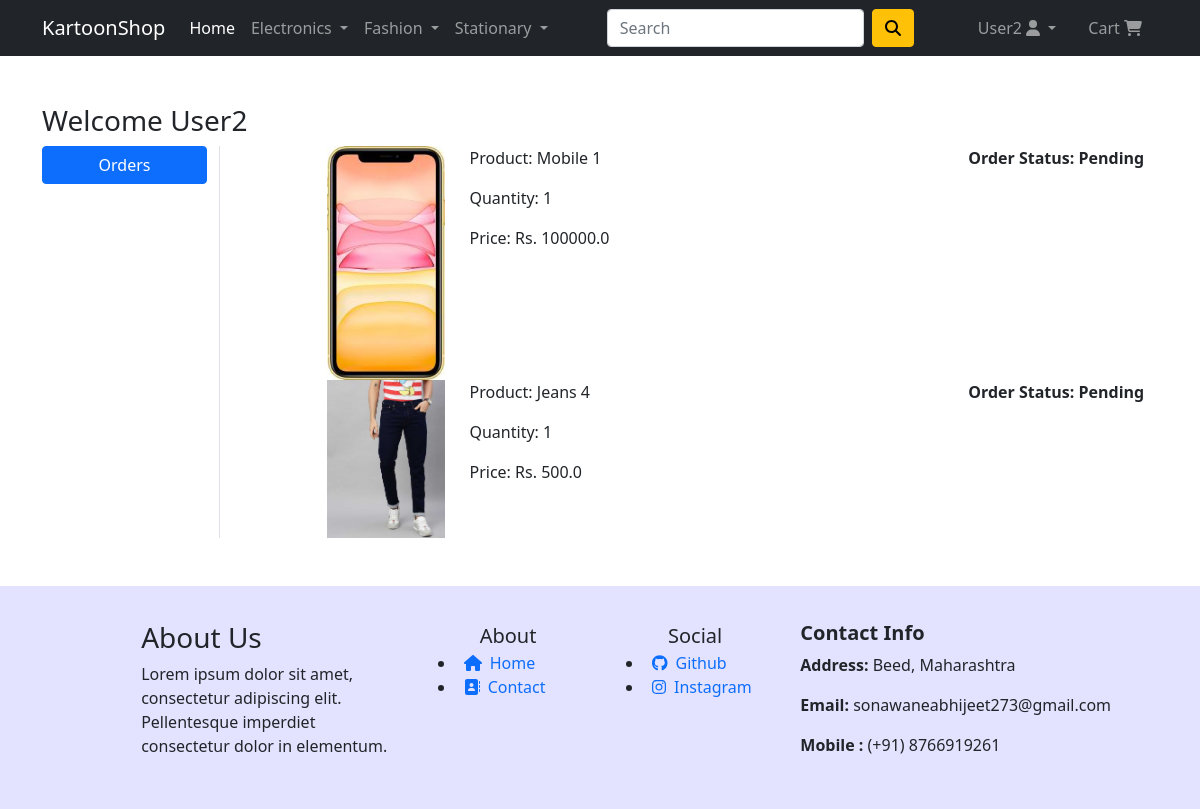
/orders/ (signed in), run on the app's committed database.
### app/models.py (models this page shows, shortened)
class OrderPlaced(models.Model):#                                                       |      |
    user = models.ForeignKey(User, on_delete=models.CASCADE)#                           |      |
    customer = models.ForeignKey(Customer, on_delete=models.CASCADE)#<------Customer----|------|
    product = models.ForeignKey(Product, on_delete=models.CASCADE)#<--------Product-----|
    quantity = models.PositiveIntegerField(default=1)
    ordered_date = models.DateTimeField(auto_now_add=True)
    status = models.CharField(max_length=50, choices=STATUS_CHOICES, default="Pending")
    """ function shows price of particular product in cart * quantity of that product """
    @property
    def total_cost(self):
        return self.quantity * self.product.discounted_price

class Product(models.Model): # <---------Cart=product-------------------|-------<|------|     |
    title = models.CharField(max_length=100)    #                       |               |
    selling_price = models.FloatField()         #                       |               |     |
    discounted_price = models.FloatField()      #                       |               |
    description = models.TextField()            #                       |               |     |
    brand = models.CharField(max_length=100)    #                       |               |
    category = models.CharField(choices=CATEGORY_CHOICES, max_length=2)#|               |
    product_image = models.ImageField(upload_to="productimg")#          |               |     |

### app/views.py (the view)
# urls.py: path("orders/", views.orders, name="orders"), # views placed orders of user
@login_required
def orders(request):
    op = OrderPlaced.objects.filter(user=request.user)
    return render(request, "orders.html", {"order_placed": op})

### app/templates/orders.html (shortened to what this page needs)
{% extends 'base.html' %}
{% load static %}
{% block main-content %}
<div class="container my-5">
    <div class="row">
        <h3>Welcome <span class="text-capitalize">{{request.user}}</span></h3>
        <div class="col-sm-2 border-end">
            <ul class="list-unstyled">
                <li class="d-grid"><a href="{% url 'orders' %}" class="btn btn-primary">Orders</a></li>
            </ul>
        </div>
        <div class="col-sm-9 offset-sm-1">
            {% for op in order_placed %}
            <div class="row shadow-smmb-3">
                <div class="col-sm-2">
                    <img src="{{op.product.product_image.url}}" alt="" srcset="" class="img-fluid" height="150"
                        width="150">
                </div>
                <div class="col-sm-7">
                    <p>Product: {{op.product.title}}</p>
                    <p>Quantity: {{op.quantity}}</p>
                    <p>Price: Rs. {{op.total_cost}}</p>
                </div>
                <div class="col-sm-3 fw-bold">
                    <p>Order Status: {{op.status}}</p>
                </div>
            </div>
            {% endfor %}
        </div>
    </div>
</div>
{% endblock main-content %}

### app/templates/navbar.html (shortened to what this page needs)
    <nav class="navbar navbar-expand-lg navbar-dark bg-dark">
        <div class="container">
            <a class="navbar-brand" href="/">KartoonShop</a>
            <div class="collapse navbar-collapse" id="navbarSupportedContent">
                <ul class="navbar-nav me-auto mb-2 mb-lg-0">
                    <li class="nav-item">
                        <a class="nav-link active" aria-current="page" href="/">Home</a>
                    </li>
                    <li class="nav-item dropdown">
                        <a class="nav-link dropdown-toggle   " href="#" id="electronicsDropdown" role="button"
                            data-bs-toggle="dropdown" aria-expanded="false">
                            Electronics
                        </a>
                    </li>
                    <li class="nav-item dropdown">
                        <a class="nav-link dropdown-toggle   " href="#" id="fashionDropdown" role="button"
                            data-bs-toggle="dropdown" aria-expanded="false">
                            Fashion
                        </a>
                    </li>
                    <li class="nav-item dropdown">
                        <a class="nav-link dropdown-toggle   " href="#" id="fashionDropdown" role="button"
                            data-bs-toggle="dropdown" aria-expanded="false">
                            Stationary
                        </a>
                    </li>
                </ul>
                <form class="d-flex mx-5">
                    <input class="form-control me-2" type="search" placeholder="Search" aria-label="Search">
                    <button class="btn btn-warning" type="submit"><i class="fas fa-search"></i></button>
                </form>
                <div>
                    <ul class="navbar-nav me-auto mb-2 mb-lg-0">
                        {% if request.user.is_authenticated %}
                        <li class="nav-item dropdown mx-2">
                            <a class="nav-link dropdown-toggle   " href="#" id="profileDropdown" role="button"
                                data-bs-toggle="dropdown" aria-expanded="false">
                                {{request.user.username|capfirst}} <i class="fas fa-user"></i>
                            </a>
                        </li>
                        <li class="nav-item mx-2">
                            <a href="{% url 'showcart' %}" class="nav-link   "> Cart <i class="fas fa-shopping-cart"></i></a>
                        </li>
                        {% endif %}
                    </ul>
                </div>
            </div>
        </div>
    </nav>

### data on the page
OrderPlaced: product.product_image (picture), product "Mobile 1", quantity "1", total_cost "100000.0", status "Pending"
OrderPlaced: product.product_image (picture), product "Jeans 4", quantity "1", total_cost "500.0", status "Pending"

### other printed values
{{ request.user.username|capfirst }} "User2"
{{ request.user }} "User2"
